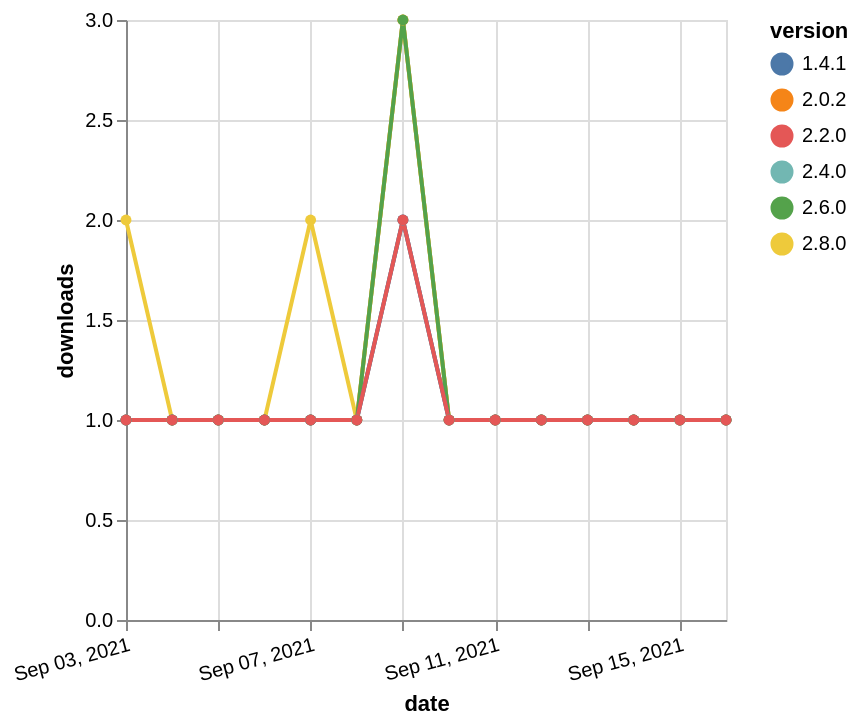

Here is the Vega-Lite specification saved for this chart:
### Vega-Lite specification from a JSON file in a GitHub repository (floating-point values rounded to 4 significant figures)
{"$schema": "https://vega.github.io/schema/vega-lite/v5.json", "description": "A simple bar chart with embedded data.", "data": {"values": [{"date": "2021-09-03", "total": 339, "delta": 1, "version": "2.0.2"}, {"date": "2021-09-04", "total": 340, "delta": 1, "version": "2.0.2"}, {"date": "2021-09-05", "total": 341, "delta": 1, "version": "2.0.2"}, {"date": "2021-09-06", "total": 342, "delta": 1, "version": "2.0.2"}, {"date": "2021-09-07", "total": 343, "delta": 1, "version": "2.0.2"}, {"date": "2021-09-08", "total": 344, "delta": 1, "version": "2.0.2"}, {"date": "2021-09-09", "total": 347, "delta": 3, "version": "2.0.2"}, {"date": "2021-09-10", "total": 348, "delta": 1, "version": "2.0.2"}, {"date": "2021-09-11", "total": 349, "delta": 1, "version": "2.0.2"}, {"date": "2021-09-12", "total": 350, "delta": 1, "version": "2.0.2"}, {"date": "2021-09-13", "total": 351, "delta": 1, "version": "2.0.2"}, {"date": "2021-09-14", "total": 352, "delta": 1, "version": "2.0.2"}, {"date": "2021-09-15", "total": 353, "delta": 1, "version": "2.0.2"}, {"date": "2021-09-16", "total": 354, "delta": 1, "version": "2.0.2"}, {"date": "2021-09-03", "total": 172, "delta": 1, "version": "2.4.0"}, {"date": "2021-09-04", "total": 173, "delta": 1, "version": "2.4.0"}, {"date": "2021-09-05", "total": 174, "delta": 1, "version": "2.4.0"}, {"date": "2021-09-06", "total": 175, "delta": 1, "version": "2.4.0"}, {"date": "2021-09-07", "total": 176, "delta": 1, "version": "2.4.0"}, {"date": "2021-09-08", "total": 177, "delta": 1, "version": "2.4.0"}, {"date": "2021-09-09", "total": 179, "delta": 2, "version": "2.4.0"}, {"date": "2021-09-10", "total": 180, "delta": 1, "version": "2.4.0"}, {"date": "2021-09-11", "total": 181, "delta": 1, "version": "2.4.0"}, {"date": "2021-09-12", "total": 182, "delta": 1, "version": "2.4.0"}, {"date": "2021-09-13", "total": 183, "delta": 1, "version": "2.4.0"}, {"date": "2021-09-14", "total": 184, "delta": 1, "version": "2.4.0"}, {"date": "2021-09-15", "total": 185, "delta": 1, "version": "2.4.0"}, {"date": "2021-09-16", "total": 186, "delta": 1, "version": "2.4.0"}, {"date": "2021-09-03", "total": 129, "delta": 2, "version": "2.8.0"}, {"date": "2021-09-04", "total": 130, "delta": 1, "version": "2.8.0"}, {"date": "2021-09-05", "total": 131, "delta": 1, "version": "2.8.0"}, {"date": "2021-09-06", "total": 132, "delta": 1, "version": "2.8.0"}, {"date": "2021-09-07", "total": 134, "delta": 2, "version": "2.8.0"}, {"date": "2021-09-08", "total": 135, "delta": 1, "version": "2.8.0"}, {"date": "2021-09-09", "total": 138, "delta": 3, "version": "2.8.0"}, {"date": "2021-09-10", "total": 139, "delta": 1, "version": "2.8.0"}, {"date": "2021-09-11", "total": 140, "delta": 1, "version": "2.8.0"}, {"date": "2021-09-12", "total": 141, "delta": 1, "version": "2.8.0"}, {"date": "2021-09-13", "total": 142, "delta": 1, "version": "2.8.0"}, {"date": "2021-09-14", "total": 143, "delta": 1, "version": "2.8.0"}, {"date": "2021-09-15", "total": 144, "delta": 1, "version": "2.8.0"}, {"date": "2021-09-16", "total": 145, "delta": 1, "version": "2.8.0"}, {"date": "2021-09-03", "total": 247, "delta": 1, "version": "2.6.0"}, {"date": "2021-09-04", "total": 248, "delta": 1, "version": "2.6.0"}, {"date": "2021-09-05", "total": 249, "delta": 1, "version": "2.6.0"}, {"date": "2021-09-06", "total": 250, "delta": 1, "version": "2.6.0"}, {"date": "2021-09-07", "total": 251, "delta": 1, "version": "2.6.0"}, {"date": "2021-09-08", "total": 252, "delta": 1, "version": "2.6.0"}, {"date": "2021-09-09", "total": 255, "delta": 3, "version": "2.6.0"}, {"date": "2021-09-10", "total": 256, "delta": 1, "version": "2.6.0"}, {"date": "2021-09-11", "total": 257, "delta": 1, "version": "2.6.0"}, {"date": "2021-09-12", "total": 258, "delta": 1, "version": "2.6.0"}, {"date": "2021-09-13", "total": 259, "delta": 1, "version": "2.6.0"}, {"date": "2021-09-14", "total": 260, "delta": 1, "version": "2.6.0"}, {"date": "2021-09-15", "total": 261, "delta": 1, "version": "2.6.0"}, {"date": "2021-09-16", "total": 262, "delta": 1, "version": "2.6.0"}, {"date": "2021-09-03", "total": 238, "delta": 1, "version": "1.4.1"}, {"date": "2021-09-04", "total": 239, "delta": 1, "version": "1.4.1"}, {"date": "2021-09-05", "total": 240, "delta": 1, "version": "1.4.1"}, {"date": "2021-09-06", "total": 241, "delta": 1, "version": "1.4.1"}, {"date": "2021-09-07", "total": 242, "delta": 1, "version": "1.4.1"}, {"date": "2021-09-08", "total": 243, "delta": 1, "version": "1.4.1"}, {"date": "2021-09-09", "total": 245, "delta": 2, "version": "1.4.1"}, {"date": "2021-09-10", "total": 246, "delta": 1, "version": "1.4.1"}, {"date": "2021-09-11", "total": 247, "delta": 1, "version": "1.4.1"}, {"date": "2021-09-12", "total": 248, "delta": 1, "version": "1.4.1"}, {"date": "2021-09-13", "total": 249, "delta": 1, "version": "1.4.1"}, {"date": "2021-09-14", "total": 250, "delta": 1, "version": "1.4.1"}, {"date": "2021-09-15", "total": 251, "delta": 1, "version": "1.4.1"}, {"date": "2021-09-16", "total": 252, "delta": 1, "version": "1.4.1"}, {"date": "2021-09-03", "total": 215, "delta": 1, "version": "2.2.0"}, {"date": "2021-09-04", "total": 216, "delta": 1, "version": "2.2.0"}, {"date": "2021-09-05", "total": 217, "delta": 1, "version": "2.2.0"}, {"date": "2021-09-06", "total": 218, "delta": 1, "version": "2.2.0"}, {"date": "2021-09-07", "total": 219, "delta": 1, "version": "2.2.0"}, {"date": "2021-09-08", "total": 220, "delta": 1, "version": "2.2.0"}, {"date": "2021-09-09", "total": 222, "delta": 2, "version": "2.2.0"}, {"date": "2021-09-10", "total": 223, "delta": 1, "version": "2.2.0"}, {"date": "2021-09-11", "total": 224, "delta": 1, "version": "2.2.0"}, {"date": "2021-09-12", "total": 225, "delta": 1, "version": "2.2.0"}, {"date": "2021-09-13", "total": 226, "delta": 1, "version": "2.2.0"}, {"date": "2021-09-14", "total": 227, "delta": 1, "version": "2.2.0"}, {"date": "2021-09-15", "total": 228, "delta": 1, "version": "2.2.0"}, {"date": "2021-09-16", "total": 229, "delta": 1, "version": "2.2.0"}]}, "width": "container", "mark": {"type": "line", "point": {"filled": true}}, "encoding": {"x": {"field": "date", "type": "temporal", "timeUnit": "yearmonthdate", "title": "date", "axis": {"labelAngle": -15}}, "y": {"field": "delta", "type": "quantitative", "title": "downloads"}, "color": {"field": "version", "type": "nominal"}, "tooltip": {"field": "delta"}}}
